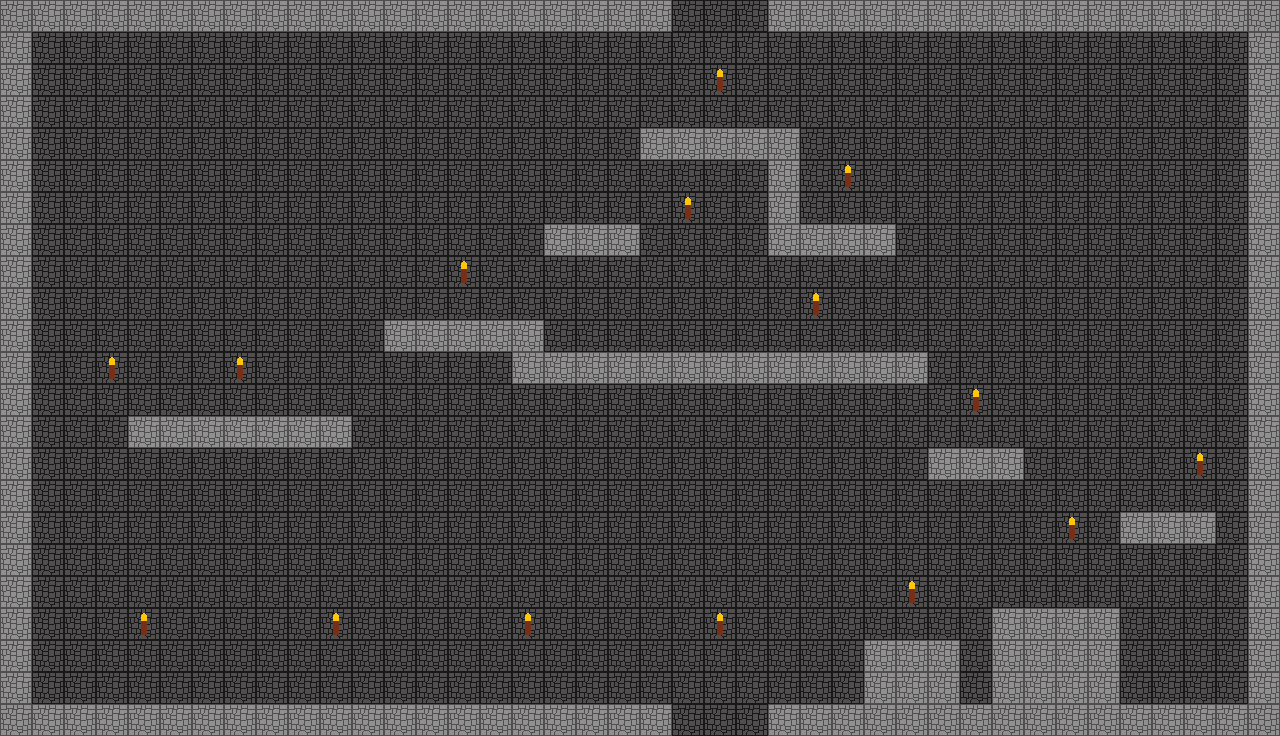

Rendered tile map (Tiled .tmx) drawn with the repository's tilesets; below, a short description and the full map source, tile grids included:
An orthogonal 40x23 tile map with 32x32 px tiles, 1 tile layer (Tile Layer 1).

<map version="1.9" tiledversion="1.9.2" orientation="orthogonal" renderorder="right-down" width="40" height="23" tilewidth="32" tileheight="32" infinite="0" nextlayerid="2" nextobjectid="1">
 <tileset firstgid="1" source="DungeonTileset.tsx" />
 <layer id="1" name="Tile Layer 1" width="40" height="23">
  <data encoding="csv">
1,1,1,1,1,1,1,1,1,1,1,1,1,1,1,1,1,1,1,1,1,2,2,2,1,1,1,1,1,1,1,1,1,1,1,1,1,1,1,1,
1,2,2,2,2,2,2,2,2,2,2,2,2,2,2,2,2,2,2,2,2,2,2,2,2,2,2,2,2,2,2,2,2,2,2,2,2,2,2,1,
1,2,2,2,2,2,2,2,2,2,2,2,2,2,2,2,2,2,2,2,2,2,3,2,2,2,2,2,2,2,2,2,2,2,2,2,2,2,2,1,
1,2,2,2,2,2,2,2,2,2,2,2,2,2,2,2,2,2,2,2,2,2,2,2,2,2,2,2,2,2,2,2,2,2,2,2,2,2,2,1,
1,2,2,2,2,2,2,2,2,2,2,2,2,2,2,2,2,2,2,2,1,1,1,1,1,2,2,2,2,2,2,2,2,2,2,2,2,2,2,1,
1,2,2,2,2,2,2,2,2,2,2,2,2,2,2,2,2,2,2,2,2,2,2,2,1,2,3,2,2,2,2,2,2,2,2,2,2,2,2,1,
1,2,2,2,2,2,2,2,2,2,2,2,2,2,2,2,2,2,2,2,2,3,2,2,1,2,2,2,2,2,2,2,2,2,2,2,2,2,2,1,
1,2,2,2,2,2,2,2,2,2,2,2,2,2,2,2,2,1,1,1,2,2,2,2,1,1,1,1,2,2,2,2,2,2,2,2,2,2,2,1,
1,2,2,2,2,2,2,2,2,2,2,2,2,2,3,2,2,2,2,2,2,2,2,2,2,2,2,2,2,2,2,2,2,2,2,2,2,2,2,1,
1,2,2,2,2,2,2,2,2,2,2,2,2,2,2,2,2,2,2,2,2,2,2,2,2,3,2,2,2,2,2,2,2,2,2,2,2,2,2,1,
1,2,2,2,2,2,2,2,2,2,2,2,1,1,1,1,1,2,2,2,2,2,2,2,2,2,2,2,2,2,2,2,2,2,2,2,2,2,2,1,
1,2,2,3,2,2,2,3,2,2,2,2,2,2,2,2,1,1,1,1,1,1,1,1,1,1,1,1,1,2,2,2,2,2,2,2,2,2,2,1,
1,2,2,2,2,2,2,2,2,2,2,2,2,2,2,2,2,2,2,2,2,2,2,2,2,2,2,2,2,2,3,2,2,2,2,2,2,2,2,1,
1,2,2,2,1,1,1,1,1,1,1,2,2,2,2,2,2,2,2,2,2,2,2,2,2,2,2,2,2,2,2,2,2,2,2,2,2,2,2,1,
1,2,2,2,2,2,2,2,2,2,2,2,2,2,2,2,2,2,2,2,2,2,2,2,2,2,2,2,2,1,1,1,2,2,2,2,2,3,2,1,
1,2,2,2,2,2,2,2,2,2,2,2,2,2,2,2,2,2,2,2,2,2,2,2,2,2,2,2,2,2,2,2,2,2,2,2,2,2,2,1,
1,2,2,2,2,2,2,2,2,2,2,2,2,2,2,2,2,2,2,2,2,2,2,2,2,2,2,2,2,2,2,2,2,3,2,1,1,1,2,1,
1,2,2,2,2,2,2,2,2,2,2,2,2,2,2,2,2,2,2,2,2,2,2,2,2,2,2,2,2,2,2,2,2,2,2,2,2,2,2,1,
1,2,2,2,2,2,2,2,2,2,2,2,2,2,2,2,2,2,2,2,2,2,2,2,2,2,2,2,3,2,2,2,2,2,2,2,2,2,2,1,
1,2,2,2,3,2,2,2,2,2,3,2,2,2,2,2,3,2,2,2,2,2,3,2,2,2,2,2,2,2,2,1,1,1,1,2,2,2,2,1,
1,2,2,2,2,2,2,2,2,2,2,2,2,2,2,2,2,2,2,2,2,2,2,2,2,2,2,1,1,1,2,1,1,1,1,2,2,2,2,1,
1,2,2,2,2,2,2,2,2,2,2,2,2,2,2,2,2,2,2,2,2,2,2,2,2,2,2,1,1,1,2,1,1,1,1,2,2,2,2,1,
1,1,1,1,1,1,1,1,1,1,1,1,1,1,1,1,1,1,1,1,1,2,2,2,1,1,1,1,1,1,1,1,1,1,1,1,1,1,1,1
</data>
 </layer>
</map>